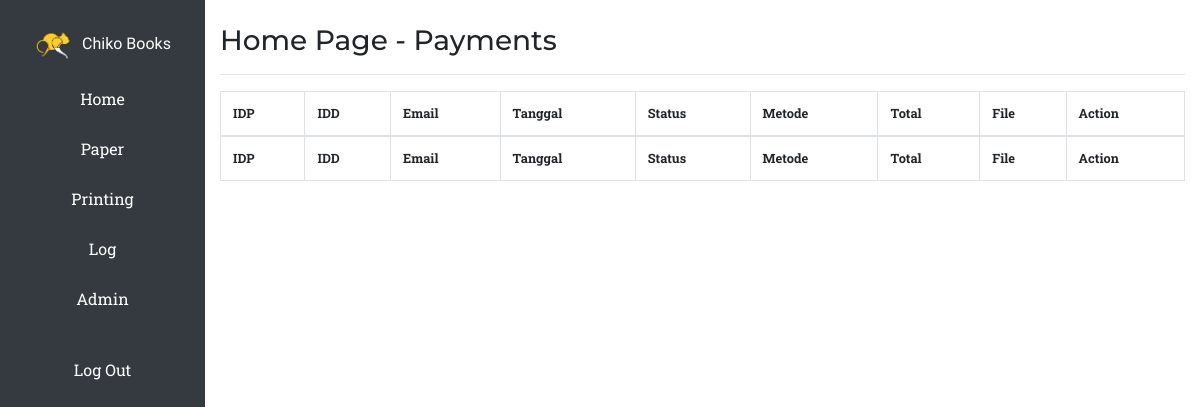
Before: /admin/index.php (signed in) with the older database file.
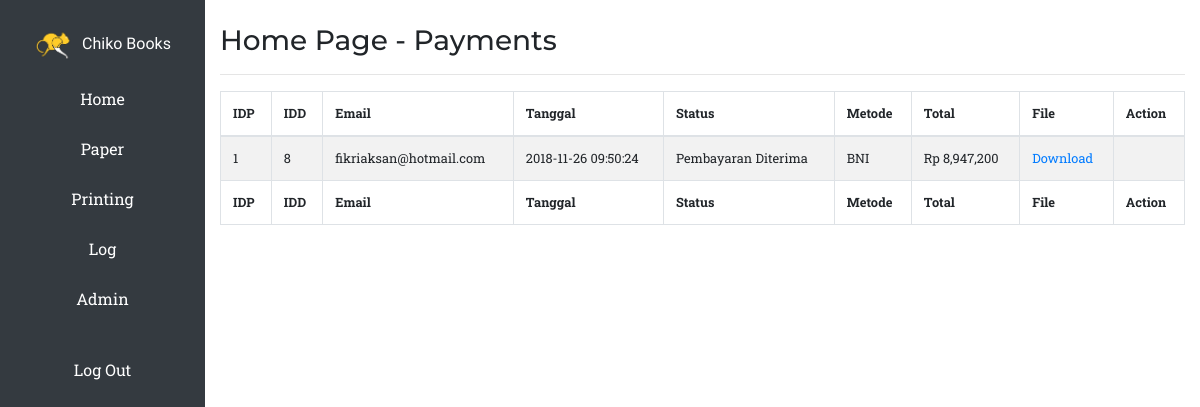
After: the same page with the newer database file.
### tables this page shows
CREATE TABLE IF NOT EXISTS `pembayaran` (
  `id_pembayaran` int(11) NOT NULL AUTO_INCREMENT,
  `id_dicetak` int(11) NOT NULL,
  `id_pelanggan` int(11) NOT NULL,
  `tgl_pembayaran` datetime NOT NULL,
  `status` text NOT NULL,
  `metode_pembayaran` text NOT NULL,
  `total` double NOT NULL,
  `file_bukti` text NOT NULL,
  PRIMARY KEY (`id_pembayaran`),
  KEY `id_pelanggan` (`id_pelanggan`),
  KEY `id_dicetak` (`id_dicetak`)
);

CREATE TABLE IF NOT EXISTS `pelanggan` (
  `id_pelanggan` int(11) NOT NULL AUTO_INCREMENT,
  `email` text NOT NULL,
  `password` text NOT NULL,
  `nama` text NOT NULL,
  `provinsi` text NOT NULL,
  `kota` text NOT NULL,
  `alamat` text NOT NULL,
  `kode_pos` text NOT NULL,
  `no_hp` text NOT NULL,
  `jk` enum('L','P') NOT NULL,
  PRIMARY KEY (`id_pelanggan`)
);

### admin/index.php (the view, shortened to what this page needs)
<?php
  include "../config.php";
?>
<!DOCTYPE html>
<html lang="en">
  <head>
    <?php include "../cdn.php"; ?>
    <link href="../assets/css/primary.css" rel="stylesheet">
    <link href="assets/css/navbar.css" rel="stylesheet">
    <link href="assets/css/index.css" rel="stylesheet">
  </head>
  <body>
    <div class="row">
      <?php include "navbar.php"; ?>
      <div class="col-10">
        <br>
        <div class="container">
          <h3>Home Page - Payments</h3>
          <hr>
          <table id="example" class="table table-striped table-bordered" style="width:100%">
            <thead>
              <tr class="tulisan">
          			<th>IDP</th>
                <th>IDD</th>
                <th>Email</th>
                <th>Tanggal</th>
                <th>Status</th>
                <th>Metode</th>
                <th>Total</th>
                <th>File</th>
                <th>Action</th>
              </tr>
            </thead>
          	<tbody>
          		<?php
                $line = "SELECT * FROM pembayaran";
                $query_pembayaran = mysqli_query($conn, $line);
                while ($pembayaran = mysqli_fetch_array($query_pembayaran, MYSQLI_ASSOC)):
                  $line = "SELECT * FROM pelanggan WHERE id_pelanggan=" . $pembayaran['id_pelanggan'];
                  $query_pelanggan = mysqli_query($conn, $line);
                  $pelanggan = mysqli_fetch_array($query_pelanggan, MYSQLI_ASSOC);
              ?>
          			<tr class="tulisan">
          				<td><?php echo $pembayaran['id_pembayaran']; ?></td>
          				<td><?php echo $pembayaran['id_dicetak']; ?></td>
          				<td><?php echo $pelanggan['email']; ?></td>
                  <td><?php echo $pembayaran['tgl_pembayaran']; ?></td>
                  <td><?php echo $pembayaran['status']; ?></td>
                  <td><?php echo $pembayaran['metode_pembayaran']; ?></td>
          				<td>Rp <?php echo number_format($pembayaran['total']); ?></td>
                  <td>
                    <a href="../pelanggan/uploads/bukti/<?php echo $pembayaran['file_bukti']; ?>" class="download">
                      Download
                    </a>
                  </td>
          				<td>
          				</td>
          			</tr>
              <?php endwhile; ?>
          	</tbody>
          	<tfoot>
              <tr class="tulisan">
                <th>IDP</th>
                <th>IDD</th>
                <th>Email</th>
                <th>Tanggal</th>
                <th>Status</th>
                <th>Metode</th>
                <th>Total</th>
                <th>File</th>
                <th>Action</th>
              </tr>
            </tfoot>
          </table>
        </div>
      </div>
    </div>
  </body>
</html>

Changed rows visible on the page:
added pembayaran: id_pembayaran "1", id_dicetak "8", id_pelanggan.email "fikriaksan@hotmail.com", tgl_pembayaran "2018-11-26 09:50:24", status "Pembayaran Diterima", metode_pembayaran "BNI", total "8,947,200"
